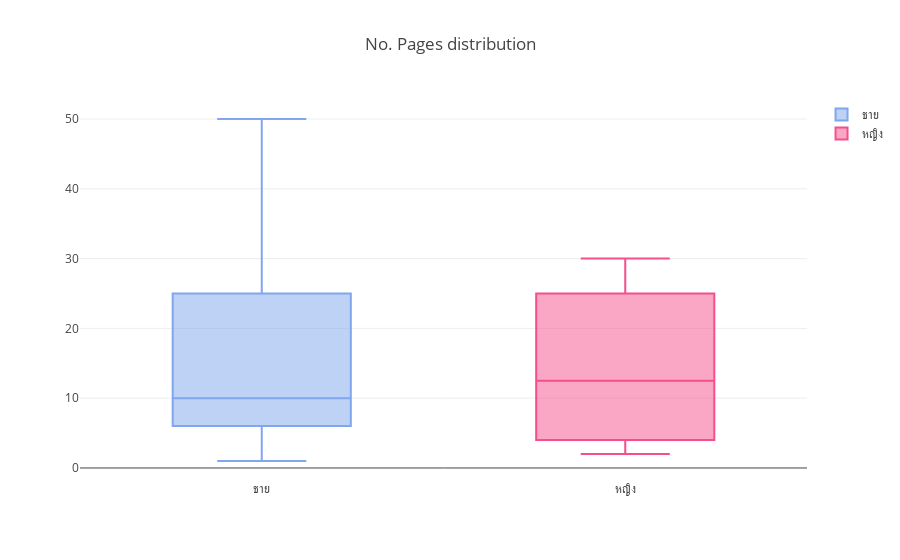

This figure's notebook cell:
### Code cell
data = [
    go.Box(y=df.loc[(df['เพศ'] == 'ช') & (df['จำนวนหน้ารวม'] < 200), 'จำนวนหน้ารวม'], name='ชาย', marker=dict(color=colors[0])),
    go.Box(y=df.loc[(df['เพศ'] == 'ญ') & (df['จำนวนหน้ารวม'] < 200), 'จำนวนหน้ารวม'], name='หญิง', marker=dict(color=colors[1])),
]
layout = go.Layout(title='No. Pages distribution')

fig = go.Figure(data=data, layout=layout)

iplot(fig)

### Figure 1 — Plotly figure (JSON) as saved in the notebook; plotly's stock layout.template omitted (floating-point values rounded to 4 significant figures)
{"data": [{"marker": {"color": "#7FA6EE"}, "name": "ชาย", "type": "box", "uid": "e48a6768-ae77-478d-b928-2eafa481a064", "y": [40, 50, 25, 25, 50, 25, 8, 1, 3, 20, 10, 3, 6, 6, 3, 14, 49, 8, 10]}, {"marker": {"color": "#F64E8B"}, "name": "หญิง", "type": "box", "uid": "a618ce97-8404-4161-95bd-9402e25bacdf", "y": [25, 4, 25, 28, 15, 2, 25, 30, 8, 18, 3, 3, 10, 4]}], "layout": {"autosize": true, "title": {"text": "No. Pages distribution"}, "xaxis": {"autorange": true, "range": [-0.5, 1.5], "type": "category"}, "yaxis": {"autorange": true, "range": [-1.722, 52.72], "type": "linear"}}}
